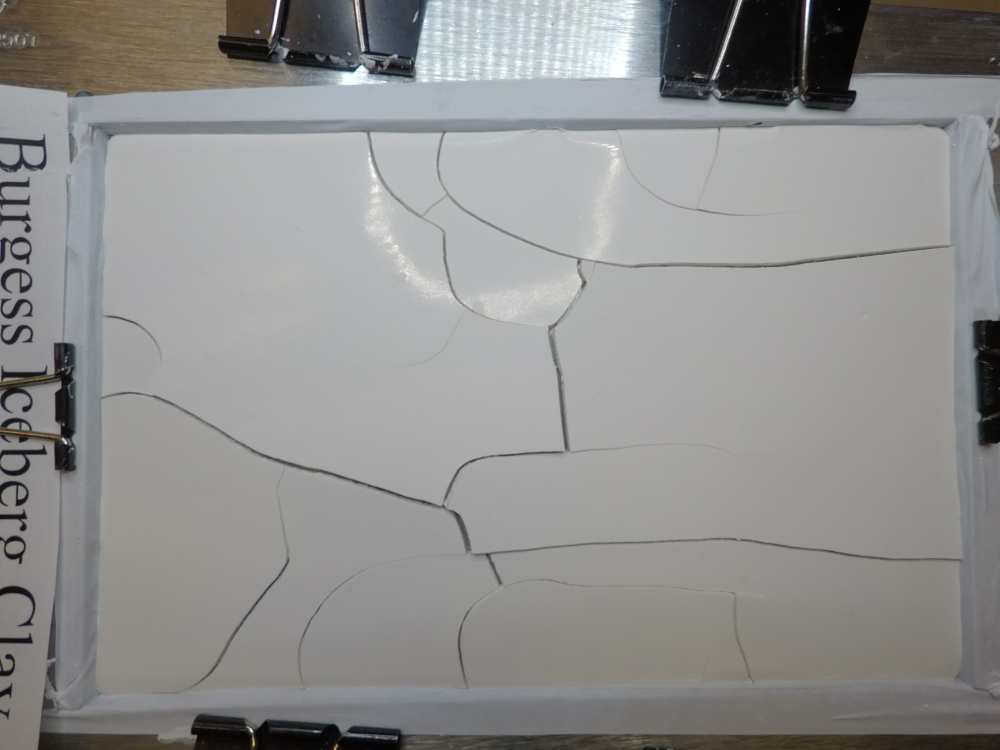
#> input picture crack.jpg, 4000 x 3000 px (shown at 1/4 size)
$ python check.py   (Python 2 division)
#> lines starting #> are read from the running program, lines starting #| are printed output that depends on the picture; after the words box and inside, x2 and y2 are one past the last pixel; in counts of white or black regions, pixels touching at a corner belong together
#!/usr/bin/env python

import numpy as np
import cv2

################################################
#Reads the jpg image of the cracked material and changes the size to fit in the screen
orig = cv2.resize((cv2.imread('crack.jpg')), (800,800))
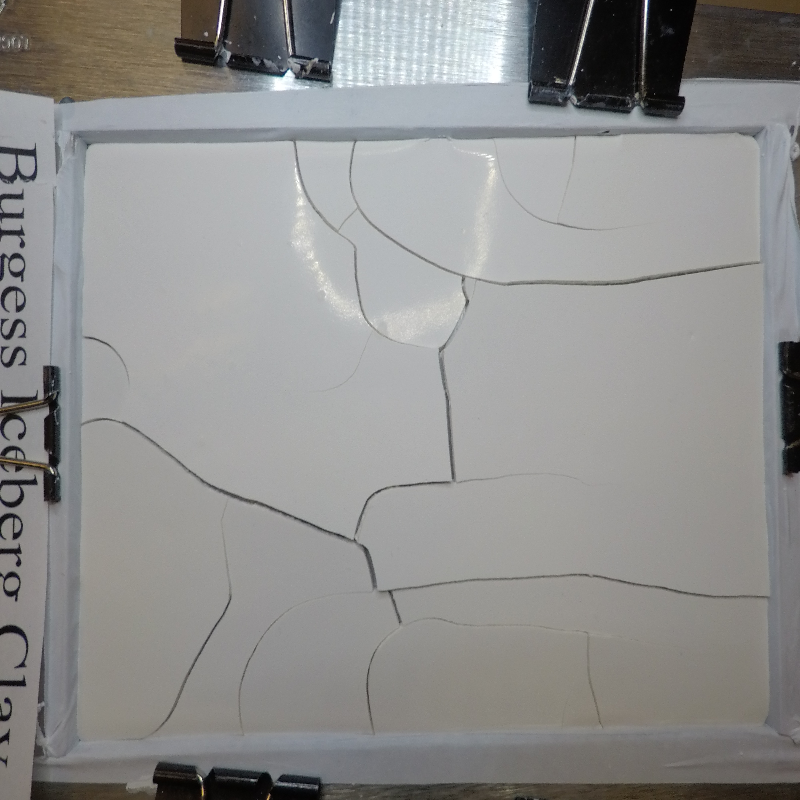
#> orig: shape (800, 800, 3); mean B, G, R 142.6, 143.7, 143.8

#Reads the jpg image of the cracked material and makes the picture black and white
img = cv2.imread('crack.jpg', 0)
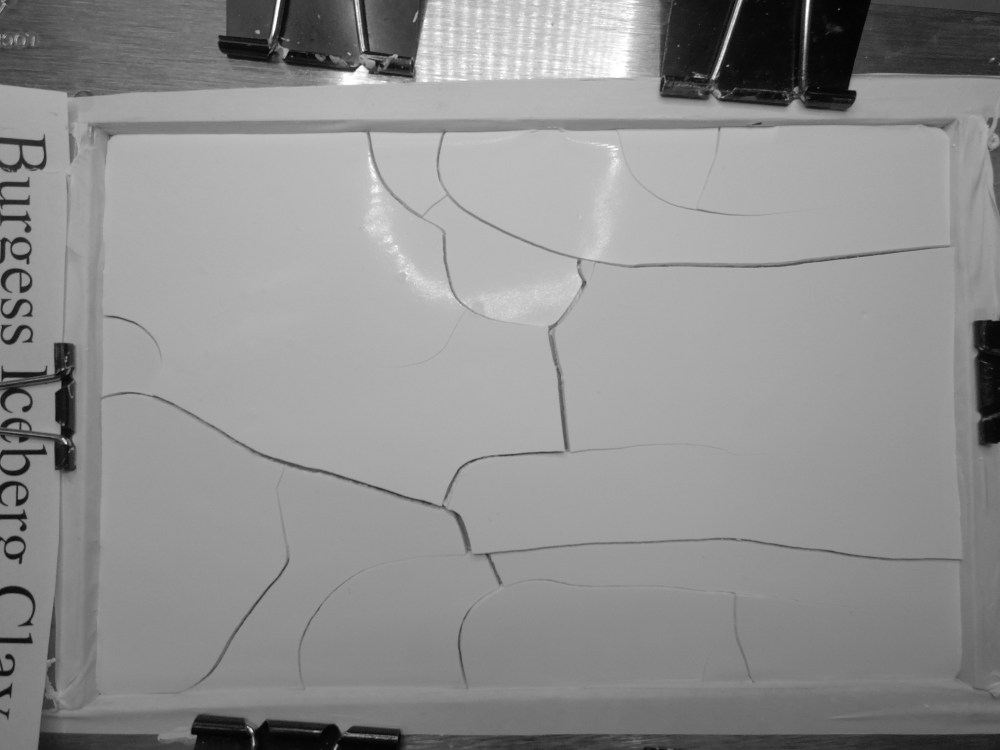
#> img: shape (3000, 4000) (shown at 1/4 size); min 0, max 255, mean 143.6

#Resizes the image to fit in the screen
img2 = cv2.resize(img, (800,800))
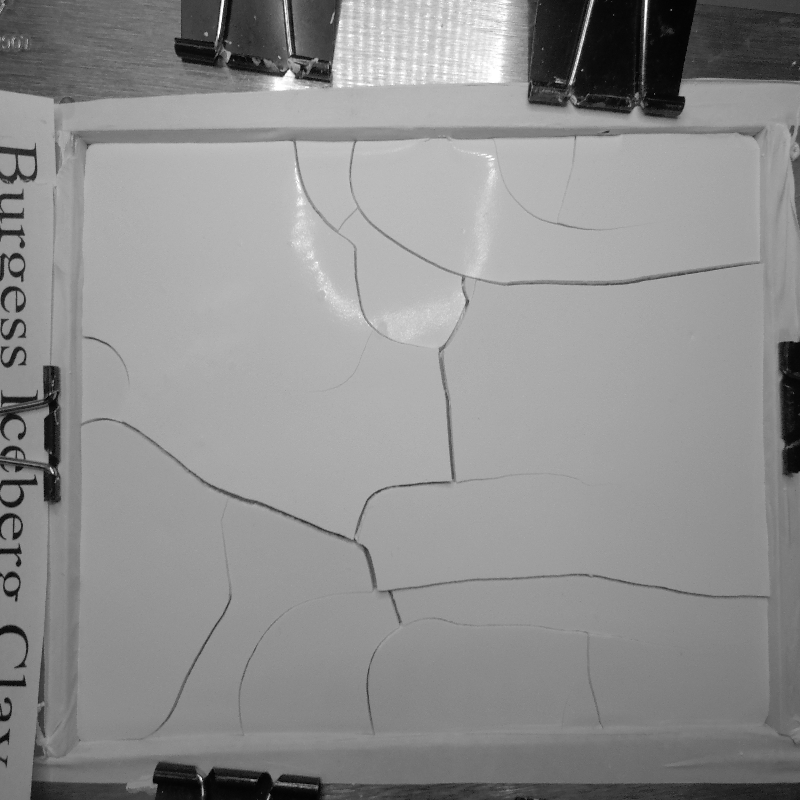
#> img2: shape (800, 800); min 0, max 255, mean 143.6

#Uses canny to only detect the edges
#edges = cv2.Canny(img2, 100, 300)
edges = cv2.Canny(img2, 100, 10)
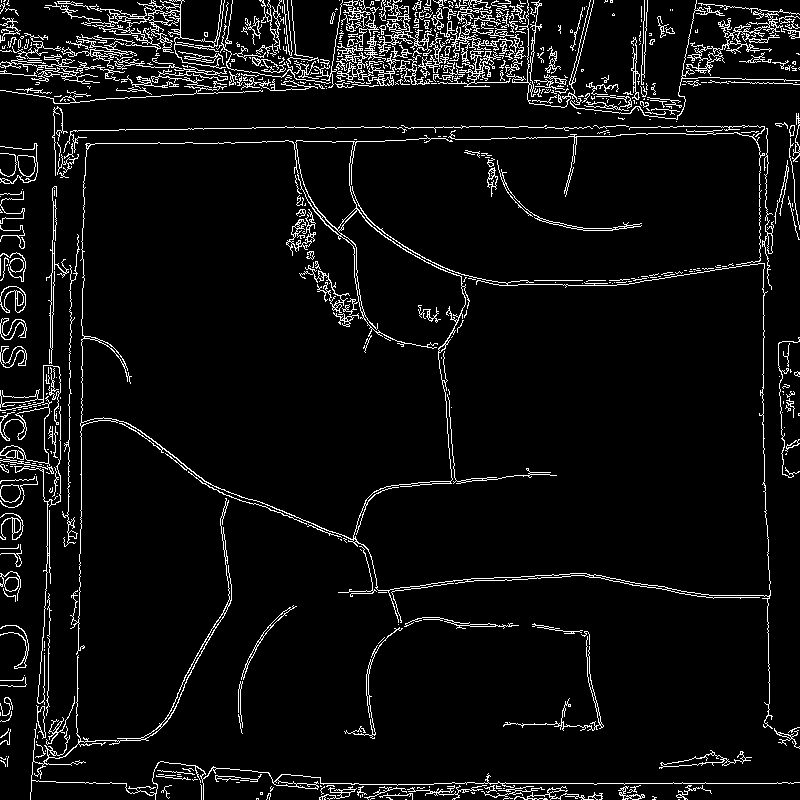
#> edges: shape (800, 800); 5.9% white in thin lines or dots

#Resizes the image to the demensions that only include the image
cropped = edges[150:740, 80:760]
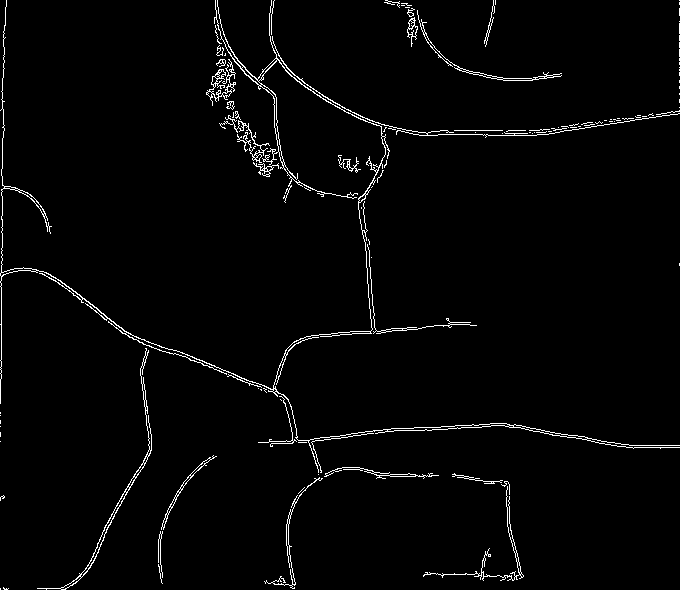
#> cropped: shape (590, 680); 2.2% white in thin lines or dots

###############################################

#Gets the height and width of the cropped picture
height = np.size(cropped, 0)
#> height = 590
width = np.size(cropped, 1)
#> width = 680
count = 0

f = open("rgb","w+")

#Using a nested for loop to go through all pixels, prints and counts all the white ones
for x in range(0,height):
    for y in range(0,width):
        color = int(edges[x,y])
        if color == 255:
            f.write("[%d,%d] " % (x , y))
            count = count + 1
#> after the loop, count = 26964

#Prints out the height, width and number of pixels that are part of a crack
print "Height: " + str(height)
#| Height: 590
print "width: " + str(width)
#| width: 680
print "Crack pixels: " + str(count)
#| Crack pixels: 26964
print "File of all crack coordinates saved in rgb"

###############################################
#Displays the original and final picture
cv2.imshow('Original', orig)
cv2.imshow('Cropped', cropped)

#Saves the final picture to the current directory
cv2.imwrite("file.jpg", cropped)

#Gets rid of the pictures when you exit out of them
cv2.waitKey(0)
cv2.destroyAllWindows()

$ run again, with G0040990.JPG copied over crack.jpg
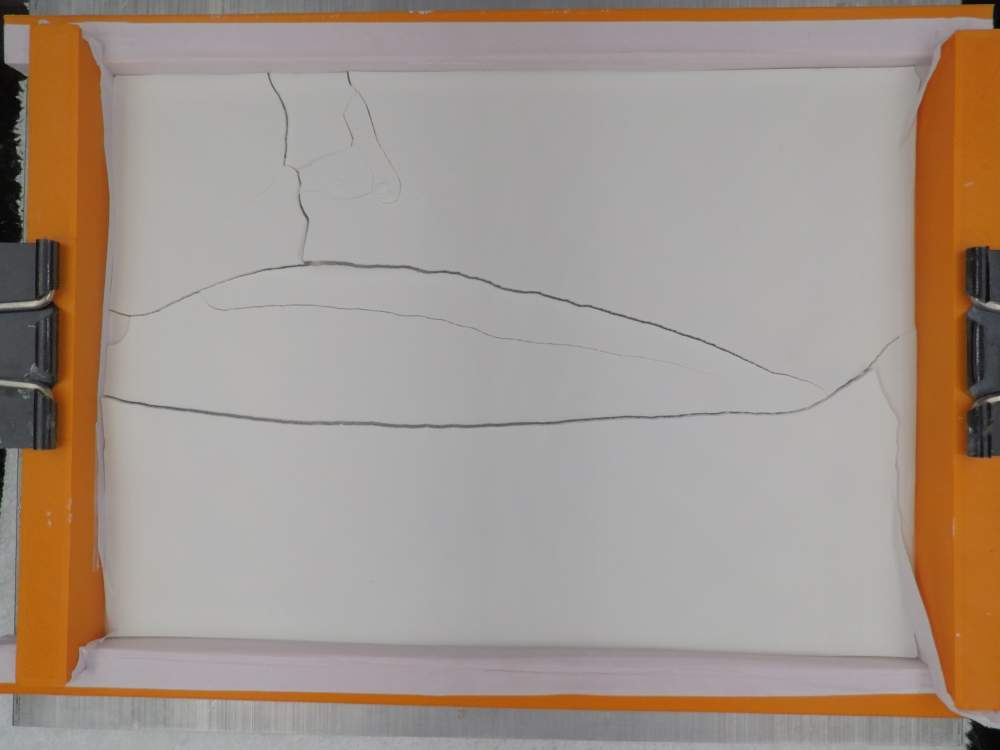
#> input picture G0040990.JPG, 4000 x 3000 px (shown at 1/4 size)
#> `edges = cv2.Canny(img2, 100, 10)`:
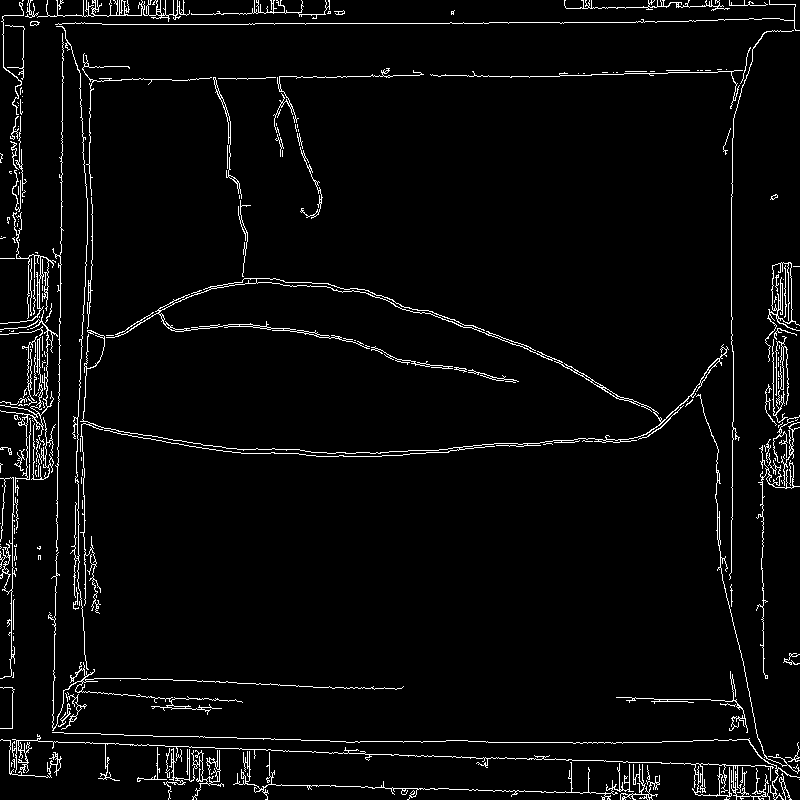
#> edges: shape (800, 800); 3.7% white in thin lines or dots
#> `cropped = edges[150:740, 80:760]`:
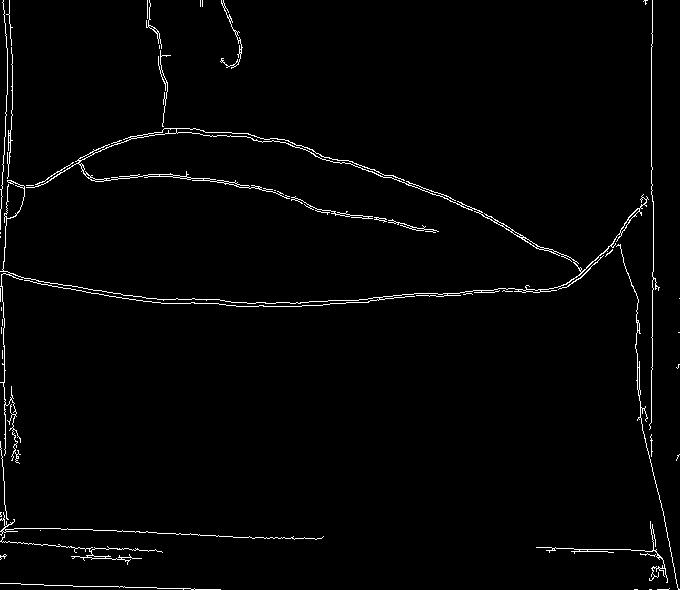
#> cropped: shape (590, 680); 1.8% white in thin lines or dots
#> height = 590
#> width = 680
#> after the loop `for x in range(0,height):`: count = 12630
#| Height: 590
#| width: 680
#| Crack pixels: 12630

$ run again, with Trial32.JPG copied over crack.jpg
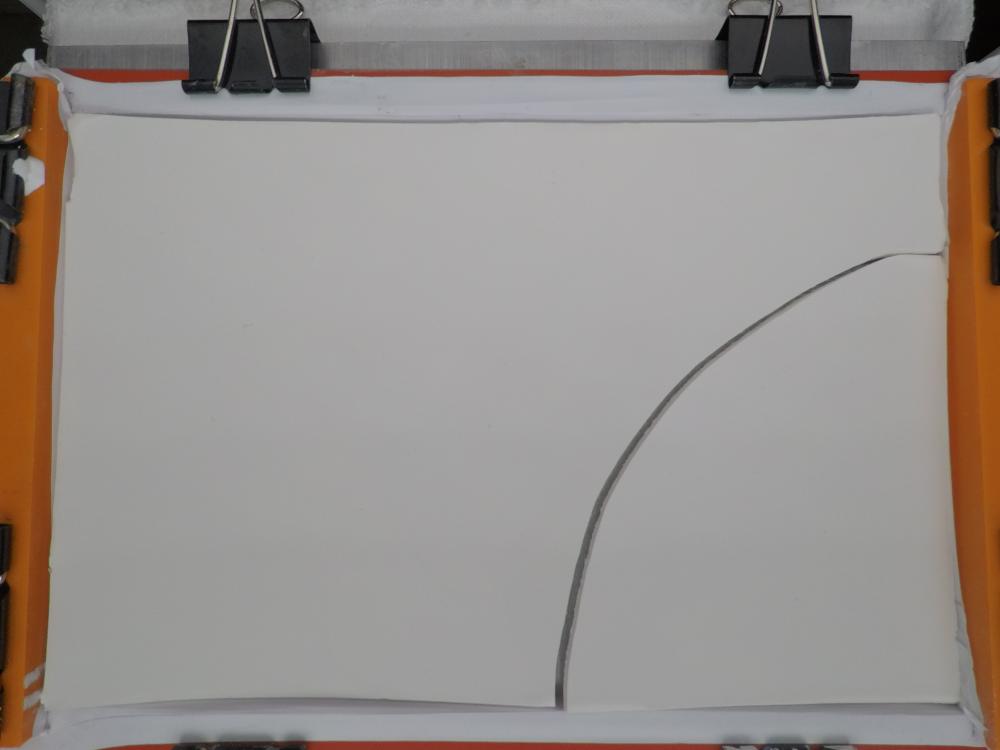
#> input picture Trial32.JPG, 4000 x 3000 px (shown at 1/4 size)
#> `edges = cv2.Canny(img2, 100, 10)`:
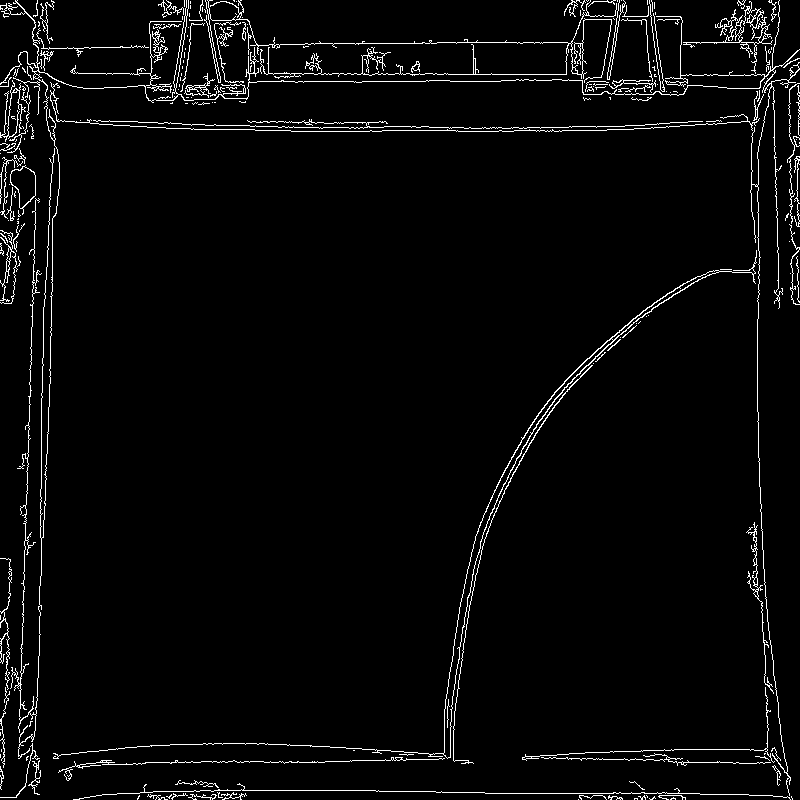
#> edges: shape (800, 800); 3.2% white in thin lines or dots
#> `cropped = edges[150:740, 80:760]`:
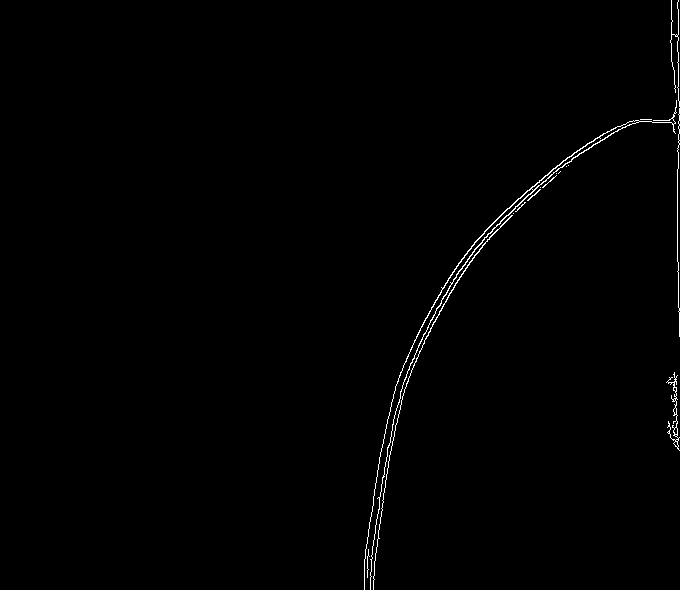
#> cropped: shape (590, 680); 0.67% white in thin lines or dots, all inside (x1, y1, x2, y2) = (364, 0, 680, 590)
#> height = 590
#> width = 680
#> after the loop `for x in range(0,height):`: count = 12015
#| Height: 590
#| width: 680
#| Crack pixels: 12015

$ run again, with Trial33.JPG copied over crack.jpg
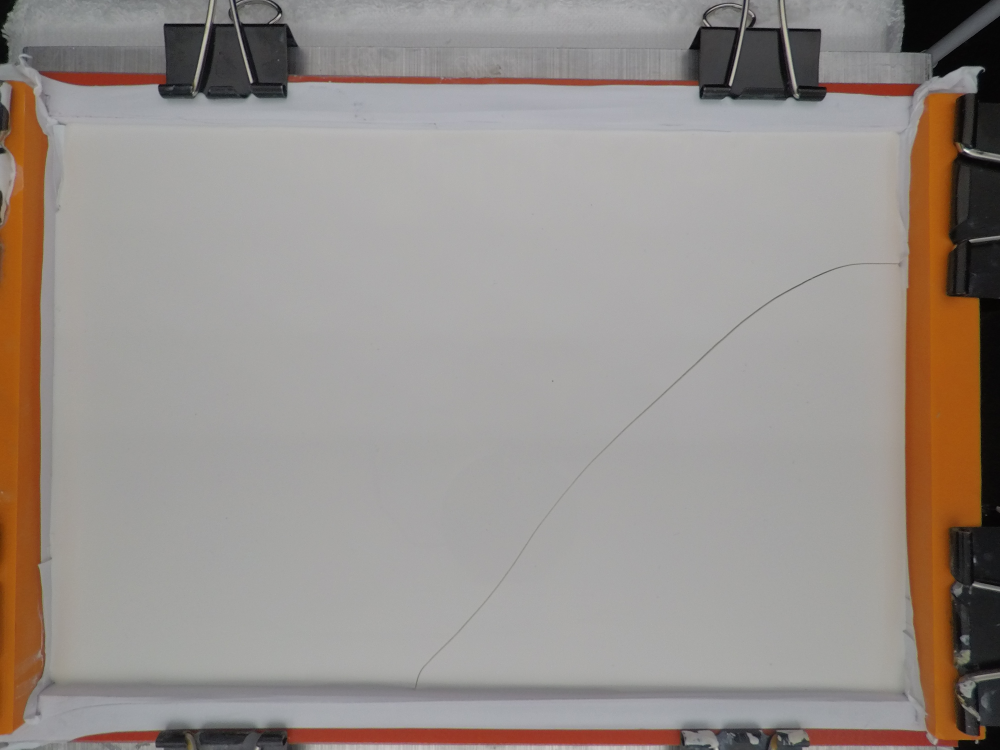
#> input picture Trial33.JPG, 4000 x 3000 px (shown at 1/4 size)
#> `edges = cv2.Canny(img2, 100, 10)`:
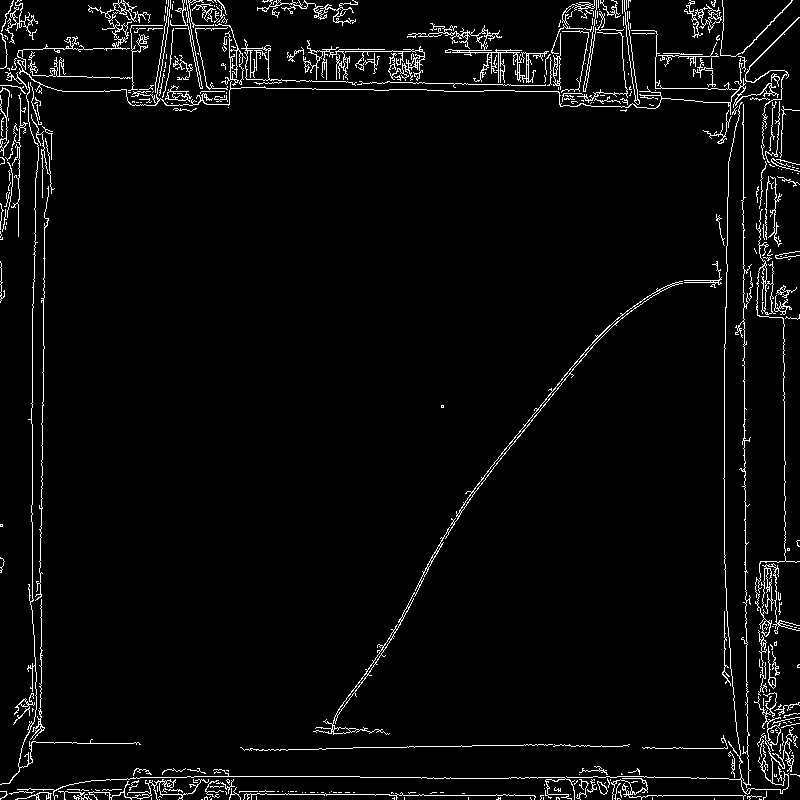
#> edges: shape (800, 800); 3.8% white in thin lines or dots
#> `cropped = edges[150:740, 80:760]`:
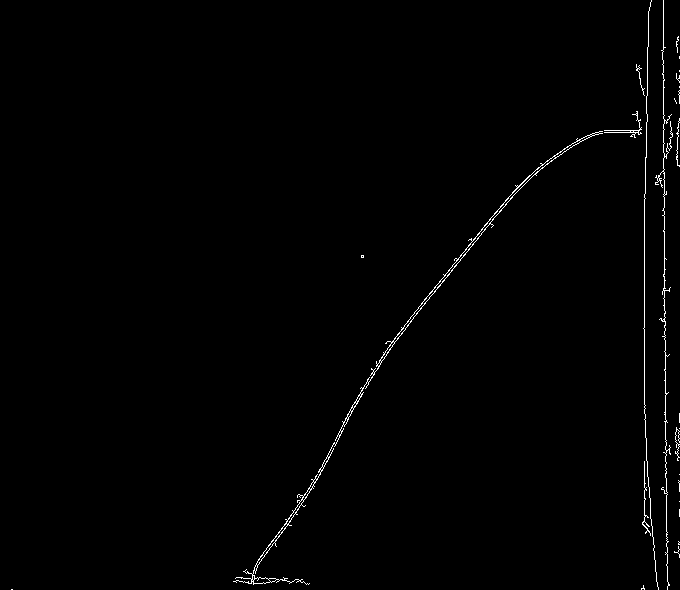
#> cropped: shape (590, 680); 0.82% white in thin lines or dots
#> height = 590
#> width = 680
#> after the loop `for x in range(0,height):`: count = 12128
#| Height: 590
#| width: 680
#| Crack pixels: 12128
